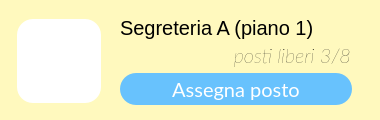
  <widget class="QWidget" name="assegnaPostoWidget" native="true">
   <property name="geometry">
    <rect>
     <x>440</x>
     <y>480</y>
     <width>380</width>
     <height>120</height>
    </rect>
   </property>
   <property name="minimumSize">
    <size>
     <width>100</width>
     <height>120</height>
    </size>
   </property>
   <property name="maximumSize">
    <size>
     <width>16777215</width>
     <height>120</height>
    </size>
   </property>
   <property name="styleSheet">
    <string notr="true">border-radius: 22px;
background-color:#fff9be;
border-width:0px;</string>
   </property>
   <widget class="QLabel" name="immagineLabel_24">
    <property name="geometry">
     <rect>
      <x>17</x>
      <y>19</y>
      <width>84</width>
      <height>84</height>
     </rect>
    </property>
    <property name="sizePolicy">
     <sizepolicy hsizetype="MinimumExpanding" vsizetype="MinimumExpanding">
      <horstretch>0</horstretch>
      <verstretch>0</verstretch>
     </sizepolicy>
    </property>
    <property name="minimumSize">
     <size>
      <width>84</width>
      <height>84</height>
     </size>
    </property>
    <property name="maximumSize">
     <size>
      <width>84</width>
      <height>84</height>
     </size>
    </property>
    <property name="styleSheet">
     <string notr="true">border-radius: 16px;
background-color: rgba(255, 255, 255, 255);</string>
    </property>
    <property name="text">
     <string/>
    </property>
    <property name="pixmap">
     <pixmap resource="res/res.qrc">:/icons/fax_FILL1_wght500_GRAD200_opsz48_risultato.png</pixmap>
    </property>
    <property name="scaledContents">
     <bool>true</bool>
    </property>
    <property name="alignment">
     <set>Qt::AlignCenter</set>
    </property>
    <property name="margin">
     <number>10</number>
    </property>
    <property name="indent">
     <number>10</number>
    </property>
   </widget>
   <widget class="QLabel" name="titoloLabel_13">
    <property name="geometry">
     <rect>
      <x>120</x>
      <y>12</y>
      <width>251</width>
      <height>31</height>
     </rect>
    </property>
    <property name="styleSheet">
     <string notr="true">font-size: 20px;
text-align: left;
background-color: rgba(255, 255, 255,0);
</string>
    </property>
    <property name="text">
     <string>Segreteria A (piano 1)</string>
    </property>
    <property name="alignment">
     <set>Qt::AlignLeading|Qt::AlignLeft|Qt::AlignVCenter</set>
    </property>
   </widget>
   <widget class="QLabel" name="titoloLabel_16">
    <property name="geometry">
     <rect>
      <x>120</x>
      <y>40</y>
      <width>231</width>
      <height>31</height>
     </rect>
    </property>
    <property name="font">
     <font>
      <family>Lato</family>
      <pointsize>14</pointsize>
      <weight>3</weight>
      <italic>true</italic>
      <bold>false</bold>
     </font>
    </property>
    <property name="styleSheet">
     <string notr="true">font-size: 20px;
text-align: left;
background-color: rgba(255, 255, 255,0);
font: 25 italic 14pt &quot;Lato&quot;;	</string>
    </property>
    <property name="text">
     <string>posti liberi 3/8</string>
    </property>
    <property name="alignment">
     <set>Qt::AlignRight|Qt::AlignTrailing|Qt::AlignVCenter</set>
    </property>
   </widget>
   <widget class="QPushButton" name="pushButton_10">
    <property name="geometry">
     <rect>
      <x>120</x>
      <y>73</y>
      <width>232</width>
      <height>32</height>
     </rect>
    </property>
    <property name="font">
     <font>
      <family>Lato</family>
      <pointsize>15</pointsize>
      <weight>50</weight>
      <italic>false</italic>
      <bold>false</bold>
     </font>
    </property>
    <property name="cursor">
     <cursorShape>PointingHandCursor</cursorShape>
    </property>
    <property name="autoFillBackground">
     <bool>false</bool>
    </property>
    <property name="styleSheet">
     <string notr="true">QPushButton{
 background-color:rgb(104, 194, 253);
 border-style: solid;
 border-radius:16px;
color: rgb(255, 255, 255);
	font: 15pt &quot;Lato&quot;;
}

QPushButton::hover{


	border-color : rgb(15, 138, 204);
	color: white;
border-width:0;
}

QPushButton::pressed{
	border-color:rgb(104, 194, 253);
	border-width:2;
	background-color : white;
	color:rgb(104, 194, 253);
}
</string>
    </property>
    <property name="text">
     <string>Assegna posto</string>
    </property>
   </widget>
  </widget>
